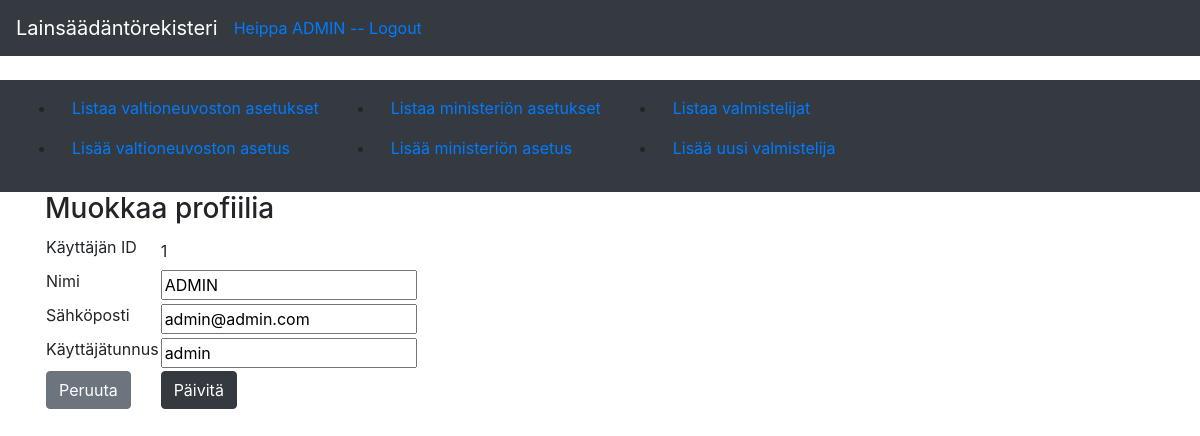
Screenshot of /auth/edit/1 (signed in) with the database file from the repository.
### application/auth/models.py (models this page shows, shortened)
class User(Base):
    __tablename__ = "account"
    name = db.Column(db.String(32), nullable=False)
    username = db.Column(db.String(32), unique=True, nullable=False)
    password = db.Column(db.String(32), nullable=False)
    email = db.Column(db.String(32), unique=True, nullable=False)
    roles = db.relationship("Role", secondary=user_role, lazy="subquery", backref=db.backref("users", passive_deletes=True, lazy=True))
    vnat = db.relationship("Vna", backref='account', passive_deletes=True, lazy=True)
    mmmat = db.relationship("Mmma", backref='account', passive_deletes=True, lazy=True)

### application/auth/views.py (the view, shortened to what this page needs)
@app.route("/auth/edit/<user_id>", methods = ["GET","POST"])
@login_required()
def auth_edit_profile(user_id):
    if not user_id.isdigit():
        return redirect("index")
    if int(user_id) != current_user.id and not current_user.is_superuser():
        return login_manager.unauthorized()
    if request.method == "GET":
        form = EditUserForm(obj=User.query.get(user_id))
        return render_template("auth/edit_profile.html", form = form)

### application/auth/forms.py (shortened to what this page needs)
class EditUserForm(FlaskForm):
    name = StringField("Nimi", [
        validators.DataRequired(message=("Anna nimesi")),
        validators.Length(min=3, max=30, message=("Nimessä on oltava 3-30 merkkiä"))
    ])
    email = StringField("Sähköposti", [
        validators.Length(min=3, max=30, message=("Sähköpostissa on oltava 3-30 merkkiä")),
        validators.Email(message=("Anna toimiva sähköpostiosoite")),
        validators.DataRequired(message=("Sähköpostikenttä ei voi olla tyhjä"))
    ])
    username = StringField("Käyttäjätunnus", [
        validators.DataRequired(message=("Käyttäjätunnuskenttä ei voi olla tyhjä")),
        validators.Length(min=3, max=30, message=("Käyttäjätunnuksessa on oltava 3-30 merkkiä"))
    ])
    id = HiddenField("Käyttäjän ID", [
        validators.DataRequired(message=("ID puuttuu"))
    ])
    submit = SubmitField("Päivitä")
    class Meta:
        csrf = False

### application/__init__.py (called while the page is built)
def login_required(role="ANY"):
    def wrapper(fn):
        @wraps(fn)
        def decorated_view(*args, **kwargs):
            if not current_user:
                return login_manager.unauthorized()
            if not current_user.is_authenticated:
                return login_manager.unauthorized()
            unauthorized  = False
            if role != "ANY":
                unauthorized = True
                for user_role in current_user.roles():
                    if user_role == role:
                        unauthorized = False
                        break
            if unauthorized:
                return login_manager.unauthorized()
            return fn(*args, **kwargs)
        return decorated_view
    return wrapper

@event.listens_for(Engine, "connect")
def set_sqlite_pragma(dbapi_connection, connection_record):
    if app.config["SQLALCHEMY_DATABASE_URI"].startswith("sqlite"):
        cursor = dbapi_connection.cursor()
        cursor.execute("PRAGMA foreign_keys=ON")
        cursor.close()

@login_manager.user_loader
def load_user(user_id):
    return User.query.get(user_id)

### application/templates/auth/edit_profile.html (shortened to what this page needs)
{% extends "layout.html" %}
{% block body %}
  <h3>Muokkaa profiilia</h3>
  <form method="POST" action="{{ url_for('auth_edit_profile', user_id=form.id.data) }}">
    <table>
      <tr>
        <td>{{ form.id.label }}</td>
        <td>{{ form.id.data }}</td>
        <td>
        </td>
      </tr>
      <tr>
        <td>{{ form.name.label }}</td>
        <td>{{ form.name }}</td>
        <td>
        </td>
      </tr>
      <tr>
        <td>{{ form.email.label }}</td>
        <td>{{ form.email }}</td>
        <td>
        </td>
      </tr>
      <tr>
        <td>{{ form.username.label }}</td>
        <td>{{ form.username }}</td>
        <td>
        </td>
      </tr>
      <tr>
        <td><a class="btn btn-secondary" href="{{ url_for('user_view', user_id=form.id.data) }}">Peruuta</a></td>
        <td>{{ form.submit(class="btn btn-dark") }}</td>
        <td>
        </td>
      </tr>
    </table>
  </form>
{% endblock %}

### application/templates/layout.html (shortened to what this page needs)
<!DOCTYPE html>
<html>
  <head>
    <link rel="stylesheet" href="https://maxcdn.bootstrapcdn.com/bootstrap/4.0.0/css/bootstrap.min.css">
  </head>
  <body>
    <nav class="navbar navbar-expand-md navbar-dark bg-dark mb-4">
      <a class="navbar-brand" href="{{ url_for('index') }}">Lainsäädäntörekisteri</a>
      <div class="form-inline mt-2 mt-md-0">
          {% if current_user.is_authenticated %}
          <a href="{{ url_for('auth_logout') }}">Heippa {{ current_user.name }} -- Logout</a>
          {% endif %}
      </div>
    </nav>
    <nav class="navbar navbar-expand-md navbar-dark bg-dark mb-6">
      <div class="collapse navbar-collapse" id="navbarCollapse">
        <ul>
          <li class="nav-item">
            <a class="nav-link" href="{{ url_for('vnat_index') }} ">Listaa valtioneuvoston asetukset</a>
          </li>
          <li class="nav-item">
            <a class="nav-link" href="{{ url_for('vnat_form') }} ">Lisää valtioneuvoston asetus</a>
          </li>
        </ul>
        <ul>
          <li class="nav-item">
            <a class="nav-link" href="{{ url_for('mmmat_index') }} ">Listaa ministeriön asetukset</a>
          </li>
          <li class="nav-item">
            <a class="nav-link" href="{{ url_for('mmmat_form') }} ">Lisää ministeriön asetus</a>
          </li>
        </ul>
        <ul>
          <li class="nav-item">
            <a class="nav-link" href="{{ url_for('valmistelija_index') }} ">Listaa valmistelijat</a>
          </li>
          <li class="nav-item">
            <a class="nav-link" href="{{ url_for('valmistelija_form') }} ">Lisää uusi valmistelija</a>
          </li>
        </ul>
      </div>
    </nav>
    <main role="main" class="container">
      {% block body %}{% endblock %}
    </main>
  </body>
</html>

### rows the page displays
User: name "ADMIN", email "admin@admin.com", username "admin"
